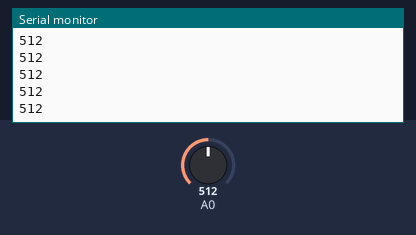
Simulated run of this sketch. Board: Arduino Uno, built with avr-gcc and run on an emulated ATmega328P. Shown: the last lines printed to the serial monitor. The inputs (shaded band) are chosen by the test bench; at power-on: A0 = 512.

Above: at 1.2 s.
1.3 s: A0 set to 716
At 1.68 s:
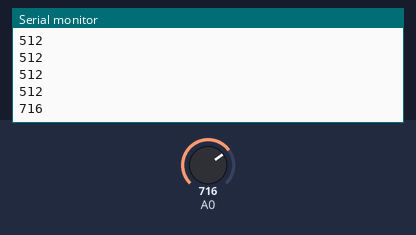
2.8 s: A0 set to 900
At 2.93 s:
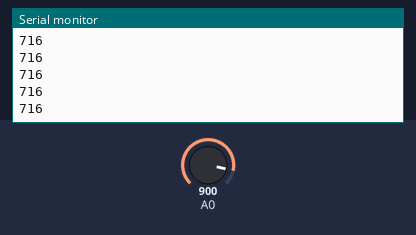
Timing chart, 0 to 5.8 s (numbered marks = the images above; inputs shaded):
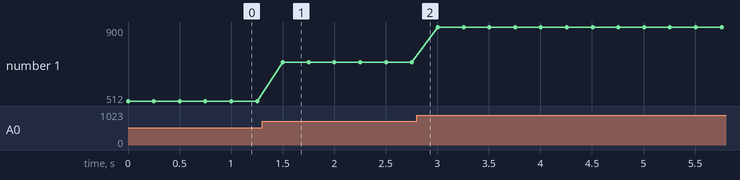

Measured:
- after the input at 1.3 s, the serial monitor: prints a new line after 0.20 s (image 1)
- plotted number 1: 512 → 716 after the input at 1.3 s, 716 → 900 after the input at 2.8 s

The sketch:

mq135.ino
```cpp
int pinsensormq135 = 0;
void setup() {
  Serial.begin(9600);
}

void loop() {
  pinsensormq135 = analogRead(0);
  //float mq135_voltaje = pinsensormq135 * (5.0 / 1023.0);
  //float mq135_resistencia = 1000*((5-mq135_voltaje)/mq135_voltaje);
  //double amoniaco = 161.7*pow(mq135_resistencia/5463, -2.26);

  Serial.println(pinsensormq135, DEC);
  //Serial.println(amoniaco);
  delay(250);

}


String calcularAmoniaco() {
  int pinsensormq135 = analogRead(0);
  return String(pinsensormq135);

}
```
